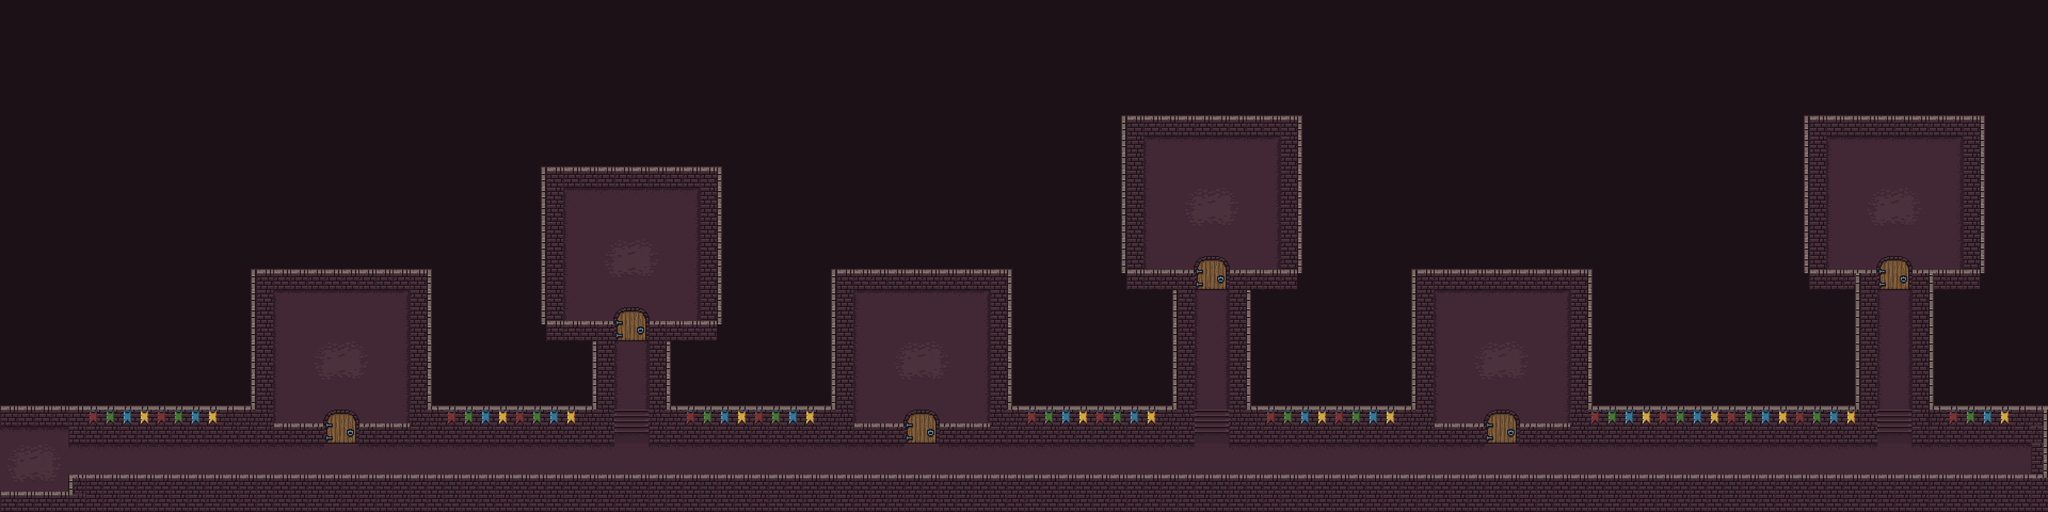

The image is a tile-based game level rendered from a .tmx file. Its description and source (layers, tilesets, objects; grid data summarised) follow:
An orthogonal 120x30 tile map with 48x48 px tiles, 2 tile layers (ground, objects).

<map version="1.10" tiledversion="1.11.2" orientation="orthogonal" renderorder="right-down" width="120" height="30" tilewidth="48" tileheight="48" infinite="0" nextlayerid="5" nextobjectid="1">
 <tileset firstgid="1" source="../tilesets/tileset_level2.tsx" />
 <layer id="1" name="ground" width="120" height="30">
  <data>[3600 cells, 3600 non-empty, 26 distinct tile ids]</data>
 </layer>
 <layer id="3" name="objects" width="120" height="30">
  <data>[3600 cells, 550 non-empty, 24 distinct tile ids]</data>
 </layer>
</map>